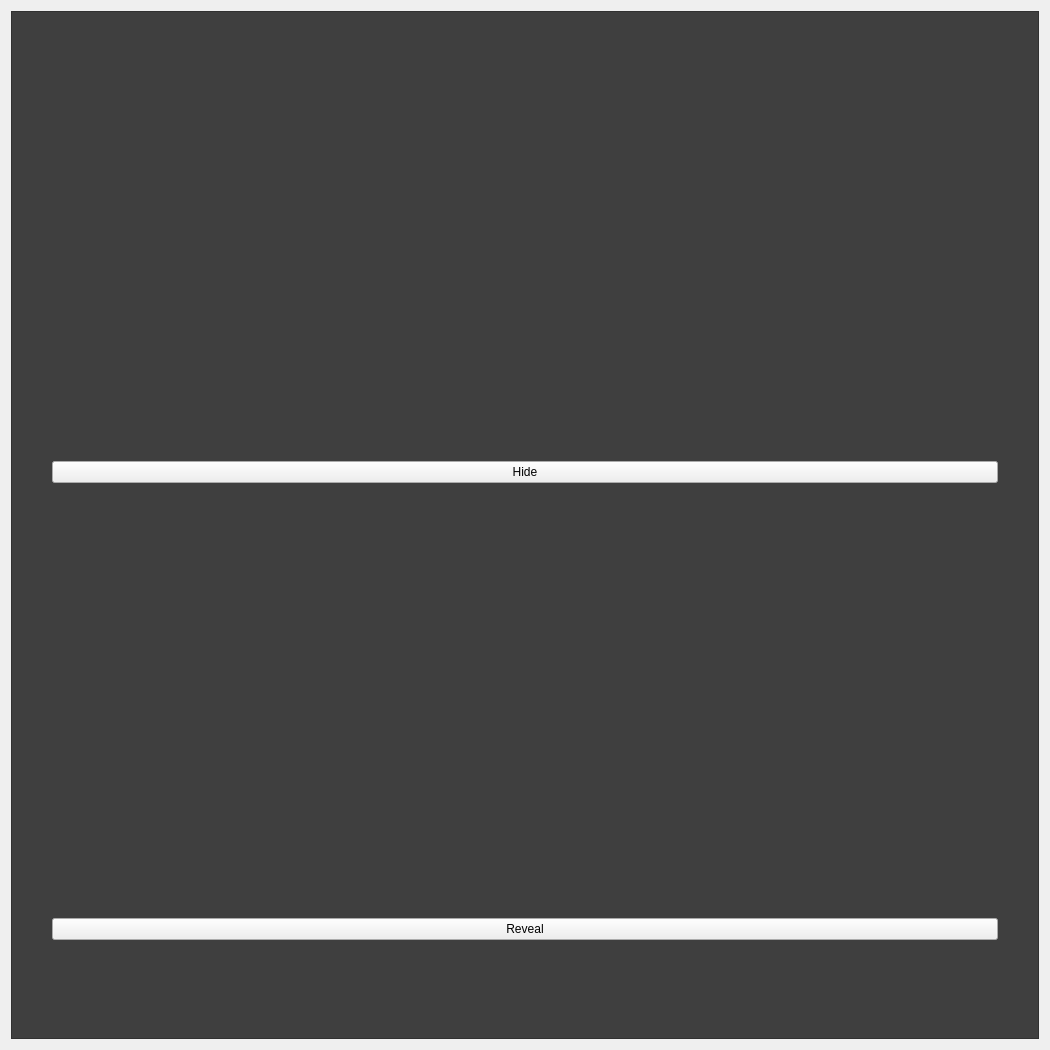
<?xml version="1.0" encoding="UTF-8"?>
<ui version="4.0">
 <class>menu_page</class>
 <widget class="QWidget" name="menu_page">
  <property name="geometry">
   <rect>
    <x>0</x>
    <y>0</y>
    <width>1050</width>
    <height>1050</height>
   </rect>
  </property>
  <property name="windowTitle">
   <string>Form</string>
  </property>
  <layout class="QVBoxLayout" name="verticalLayout">
   <item>
    <widget class="QFrame" name="menu">
     <property name="sizePolicy">
      <sizepolicy hsizetype="Preferred" vsizetype="Preferred">
       <horstretch>0</horstretch>
       <verstretch>0</verstretch>
      </sizepolicy>
     </property>
     <property name="styleSheet">
      <string notr="true">QFrame {
background-color: rgb(63, 63, 63);
}
</string>
     </property>
     <property name="frameShape">
      <enum>QFrame::StyledPanel</enum>
     </property>
     <property name="frameShadow">
      <enum>QFrame::Raised</enum>
     </property>
     <layout class="QVBoxLayout" name="verticalLayout_3" stretch="0">
      <property name="spacing">
       <number>0</number>
      </property>
      <property name="sizeConstraint">
       <enum>QLayout::SetDefaultConstraint</enum>
      </property>
      <property name="leftMargin">
       <number>10</number>
      </property>
      <property name="topMargin">
       <number>0</number>
      </property>
      <property name="rightMargin">
       <number>10</number>
      </property>
      <property name="bottomMargin">
       <number>5</number>
      </property>
      <item>
       <layout class="QVBoxLayout" name="vlayout" stretch="0,0,0">
        <property name="spacing">
         <number>20</number>
        </property>
        <property name="sizeConstraint">
         <enum>QLayout::SetDefaultConstraint</enum>
        </property>
        <property name="leftMargin">
         <number>20</number>
        </property>
        <property name="topMargin">
         <number>0</number>
        </property>
        <property name="rightMargin">
         <number>20</number>
        </property>
        <property name="bottomMargin">
         <number>0</number>
        </property>
        <item>
         <layout class="QVBoxLayout" name="verticalLayout_17">
          <property name="spacing">
           <number>0</number>
          </property>
          <property name="leftMargin">
           <number>10</number>
          </property>
          <property name="topMargin">
           <number>10</number>
          </property>
          <property name="rightMargin">
           <number>10</number>
          </property>
          <property name="bottomMargin">
           <number>0</number>
          </property>
          <item alignment="Qt::AlignHCenter|Qt::AlignVCenter">
           <widget class="QLabel" name="closed_eye">
            <property name="sizePolicy">
             <sizepolicy hsizetype="Fixed" vsizetype="Fixed">
              <horstretch>0</horstretch>
              <verstretch>0</verstretch>
             </sizepolicy>
            </property>
            <property name="layoutDirection">
             <enum>Qt::LeftToRight</enum>
            </property>
            <property name="styleSheet">
             <string notr="true"/>
            </property>
            <property name="text">
             <string/>
            </property>
            <property name="pixmap">
             <pixmap>../Downloads/5172968_disable_eye_hidden_hide_internet_icon(1).png</pixmap>
            </property>
            <property name="scaledContents">
             <bool>false</bool>
            </property>
            <property name="alignment">
             <set>Qt::AlignCenter</set>
            </property>
            <property name="wordWrap">
             <bool>false</bool>
            </property>
           </widget>
          </item>
          <item>
           <widget class="QPushButton" name="hideButton">
            <property name="sizePolicy">
             <sizepolicy hsizetype="Minimum" vsizetype="Maximum">
              <horstretch>0</horstretch>
              <verstretch>0</verstretch>
             </sizepolicy>
            </property>
            <property name="styleSheet">
             <string notr="true"/>
            </property>
            <property name="text">
             <string>Hide</string>
            </property>
           </widget>
          </item>
         </layout>
        </item>
        <item>
         <spacer name="verticalSpacer_19">
          <property name="orientation">
           <enum>Qt::Vertical</enum>
          </property>
          <property name="sizeType">
           <enum>QSizePolicy::Fixed</enum>
          </property>
          <property name="sizeHint" stdset="0">
           <size>
            <width>20</width>
            <height>60</height>
           </size>
          </property>
         </spacer>
        </item>
        <item>
         <layout class="QVBoxLayout" name="verticalLayout_16">
          <property name="spacing">
           <number>0</number>
          </property>
          <property name="leftMargin">
           <number>10</number>
          </property>
          <property name="topMargin">
           <number>55</number>
          </property>
          <property name="rightMargin">
           <number>10</number>
          </property>
          <item alignment="Qt::AlignHCenter|Qt::AlignVCenter">
           <widget class="QLabel" name="eye">
            <property name="sizePolicy">
             <sizepolicy hsizetype="Fixed" vsizetype="Fixed">
              <horstretch>0</horstretch>
              <verstretch>0</verstretch>
             </sizepolicy>
            </property>
            <property name="text">
             <string/>
            </property>
            <property name="pixmap">
             <pixmap>../Downloads/5172950_business_eye_focus_internet_security_icon.png</pixmap>
            </property>
            <property name="alignment">
             <set>Qt::AlignCenter</set>
            </property>
            <property name="wordWrap">
             <bool>false</bool>
            </property>
           </widget>
          </item>
          <item alignment="Qt::AlignVCenter">
           <widget class="QPushButton" name="revealButton">
            <property name="sizePolicy">
             <sizepolicy hsizetype="Minimum" vsizetype="Maximum">
              <horstretch>0</horstretch>
              <verstretch>0</verstretch>
             </sizepolicy>
            </property>
            <property name="styleSheet">
             <string notr="true"/>
            </property>
            <property name="text">
             <string>Reveal</string>
            </property>
           </widget>
          </item>
         </layout>
        </item>
       </layout>
      </item>
     </layout>
    </widget>
   </item>
  </layout>
 </widget>
 <resources/>
 <connections/>
</ui>
